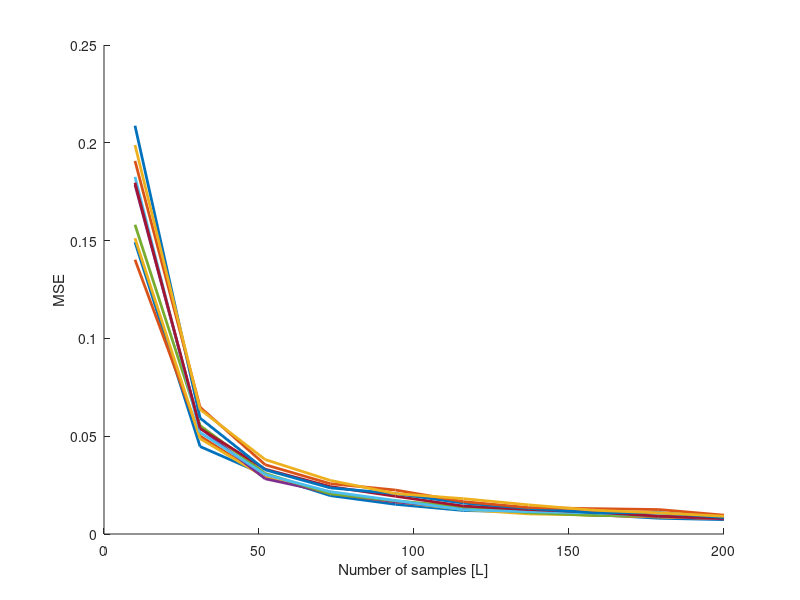
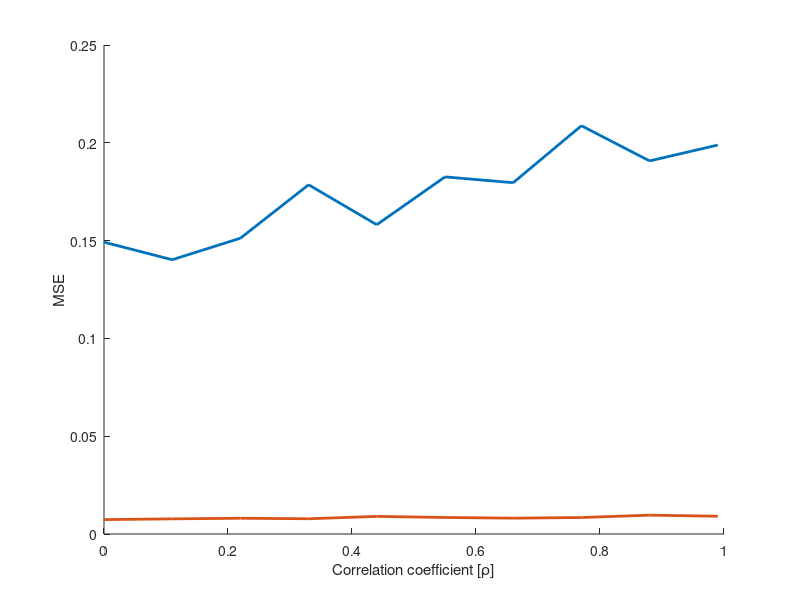

Here is the MATLAB script that generated these plots, in order:
% ADSP - HW1
% Ugur Ozcan

clear all
clc

%% 1.1 Noise Generation

N = 2;
L = round(linspace(10,200,10));
rho = linspace(0,0.99,10);

for i = 1 : length(rho)
    for j = 1 : length(L)
        for mc = 1 : 500
            Cw = [1, rho(i); rho(i) 1];
            w = sqrtm(Cw) * randn(N, L(j));
            Cw_est = (w * w') / L(j);
            errC = (Cw - Cw_est).^2;
            mse(i,j,mc) = mean(errC(:));
        end
    end
end

figure; hold on
plot(L, mean(mse,3).', 'LineWidth', 2)
xlabel('Number of samples [L]');
ylabel('MSE');


figure; hold on
plot(rho, mean(mse(:,[1, 10],:),3), 'LineWidth', 2)
xlabel('Correlation coefficient [\rho]');
ylabel('MSE');

%% 
clear


N = 5;
SNRdb = -10:2:30;
%Q = linspace(1, 50, N);
Q = 10;
alpha = linspace(0, .99, N);
beta = 0.9;
M = 4;

bits = randi(2,1,1e3)-1;
training_bits = bits(1:Q);

SNR = db2pow(SNRdb);


for i=1:M
    for j=1:M
        for n=1:N
            H{i,j,n} = alpha(n)^(abs(i-j))*beta;
        end
    end
end


H_est = ones(M,M)

